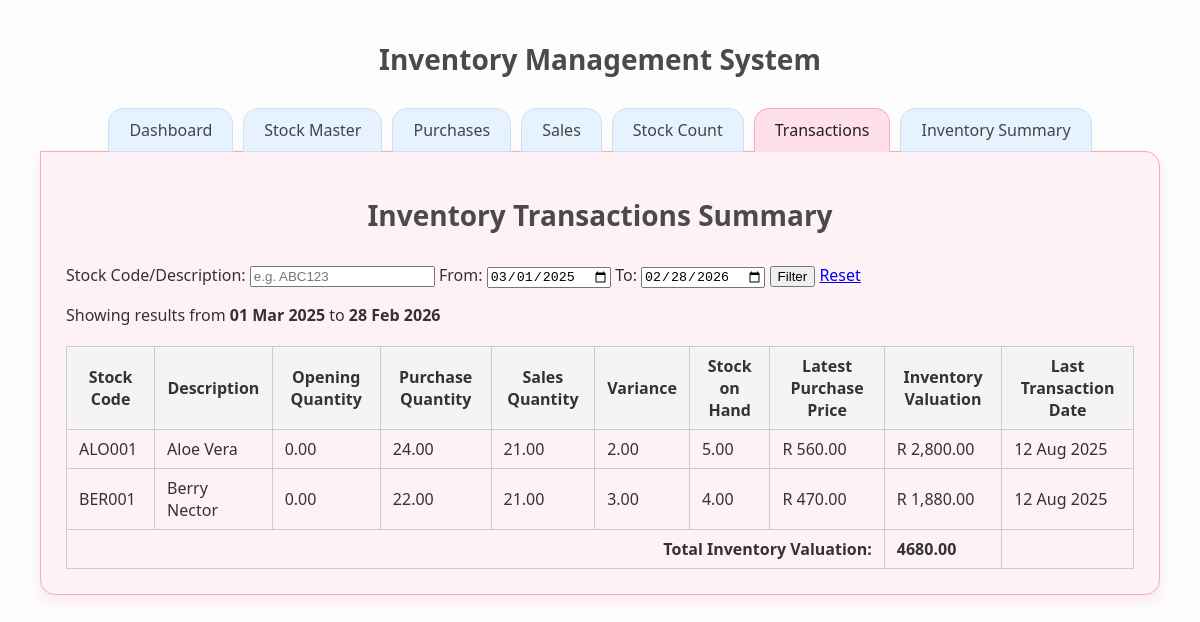
Screenshot of /transactions/ with the database file from the repository.
### stock_manager/models.py (models this page shows, shortened)
class StockTransaction(models.Model):
    stock_code = models.CharField(max_length=20, unique=True)
    stock_description = models.CharField(max_length=100)
    uom = models.CharField(max_length=10)  # Unit of Measure

class Purchase(models.Model):
    transaction_date = models.DateField()
    supplier_name = models.CharField(max_length=100)
    document_number = models.CharField(max_length=50, unique=True)
    stock_code = models.ForeignKey(StockTransaction, on_delete=models.CASCADE)
    quantity = models.DecimalField(max_digits=10, decimal_places=2)
    price_per_unit = models.DecimalField(max_digits=10, decimal_places=2)

### stock_manager/views.py (the view)
# urls.py: path('transactions/', views.transaction_list, name='transaction_list'),
def transaction_list(request):
    today = date.today()
    current_year = today.year
    default_start = date(current_year, 3, 1)
    default_end = date(current_year + 1, 2, 28)
    start_date_param = request.GET.get('start_date')
    end_date_param = request.GET.get('end_date')
    start_date = parse_date(start_date_param) if start_date_param else default_start
    end_date = parse_date(end_date_param) if end_date_param else default_end
    search_query = request.GET.get('search')
    if search_query in [None, '', 'None']:
        search_query = None
    transactions = []
    def qty_sum(qs):
        return qs.aggregate(total=Sum('quantity'))['total'] or Decimal('0')
    stock_items = StockTransaction.objects.all()
    if search_query:
        stock_items = stock_items.filter(
            Q(stock_code__icontains=search_query) |
            Q(stock_description__icontains=search_query)
        )
    previous_day = start_date - timedelta(days=1)
    total_valuation = Decimal('0.00')
    for stock in stock_items:
        latest_prior_count = StockCountEntry.objects.filter(
            stock_code=stock,
            session__date__lt=start_date
        ).order_by('-session__date').first()
        if latest_prior_count:
            count_date = latest_prior_count.session.date
            opening_quantity = latest_prior_count.quantity_counted
            purchases_after_count = qty_sum(
                Purchase.objects.filter(
                    stock_code=stock,
                    transaction_date__gt=count_date,
                    transaction_date__lte=previous_day
                )
            )
            sales_after_count = qty_sum(
                Sale.objects.filter(
                    stock_code=stock,
                    transaction_date__gt=count_date,
                    transaction_date__lte=previous_day
                )
            )
            opening_quantity += purchases_after_count - sales_after_count
        else:
            opening_purchases = qty_sum(
                Purchase.objects.filter(stock_code=stock, transaction_date__lte=previous_day)
            )
            opening_sales = qty_sum(
                Sale.objects.filter(stock_code=stock, transaction_date__lte=previous_day)
            )
            opening_quantity = opening_purchases - opening_sales
        purchases = qty_sum(
            Purchase.objects.filter(
                stock_code=stock,
                transaction_date__gte=start_date,
                transaction_date__lte=end_date
            )
        )
        sales = qty_sum(
            Sale.objects.filter(
                stock_code=stock,
                transaction_date__gte=start_date,
                transaction_date__lte=end_date
            )
        )
        latest_purchase = Purchase.objects.filter(
            stock_code=stock,
            transaction_date__lte=end_date
        ).order_by('-transaction_date').first()
        latest_price = latest_purchase.price_per_unit if latest_purchase else Decimal('0')
        system_quantity = opening_quantity + purchases - sales
        quantity_on_hand = system_quantity  # will be overwritten if count exists
        latest_count_entry = StockCountEntry.objects.filter(
            stock_code=stock,
            session__date__gte=start_date,
            session__date__lte=end_date
        ).order_by('-session__date', '-id').first()
        if latest_count_entry:
            count_date = latest_count_entry.session.date
            counted_quantity = latest_count_entry.quantity_counted
            purchases_to_count = qty_sum(
                Purchase.objects.filter(
                    stock_code=stock,
                    transaction_date__gte=start_date,
                    transaction_date__lte=count_date
                )
            )
            sales_to_count = qty_sum(
                Sale.objects.filter(
                    stock_code=stock,
                    transaction_date__gte=start_date,
                    transaction_date__lte=count_date
                )
            )
            system_qty_at_count = opening_quantity + purchases_to_count - sales_to_count
            variance = counted_quantity - system_qty_at_count
            purchases_after_count = qty_sum(
                Purchase.objects.filter(
                    stock_code=stock,
                    transaction_date__gt=count_date,
                    transaction_date__lte=end_date
                )
            )
            sales_after_count = qty_sum(
                Sale.objects.filter(
                    stock_code=stock,
                    transaction_date__gt=count_date,
                    transaction_date__lte=end_date
                )
            )
            quantity_on_hand = counted_quantity + purchases_after_count - sales_after_count
        else:
            counted_quantity = None
            variance = None
        valuation = quantity_on_hand * latest_price
        total_valuation += valuation
        latest_purchase_date = Purchase.objects.filter(stock_code=stock).aggregate(Max('transaction_date'))['transaction_date__max']
        latest_sale_date = Sale.objects.filter(stock_code=stock).aggregate(Max('transaction_date'))['transaction_date__max']
        latest_date = list(filter(None, [latest_purchase_date, latest_sale_date]))
        transactions.append({
            'stock_code': stock.stock_code,
            'description': stock.stock_description,
            'opening_quantity': opening_quantity,
            'purchase_quantity': purchases,
            'sales_quantity': sales,
            'variance': variance,
            'quantity_on_hand': quantity_on_hand,
            'latest_price': latest_price,
            'valuation': valuation,
            'transaction_date': max(latest_date) if latest_date else None,
        })
    return render(request, 'transaction_list.html', {
        'transactions': transactions,
        'search_query': search_query,
        'start_date': start_date,
        'end_date': end_date,
        'active_tab': 'transactions',
        'total_valuation': total_valuation,
    })

### stock_manager/templates/transaction_list.html (shortened to what this page needs)
<!DOCTYPE html>
<html>
<head>
</head>
<body>
    {% extends 'base.html' %}
    {% load humanize %}
    {% block content %}
    <h1>Inventory Transactions Summary</h1>
    <form method="get" style="margin-bottom: 20px;">
        <label for="search">Stock Code/Description:</label>
        <input type="text" name="search" value="{{ search_query|default_if_none:'' }}" placeholder="e.g. ABC123">
        <label for="start_date">From:</label>
        <input type="date" name="start_date" value="{{ start_date|date:'Y-m-d' }}">
        <label for="end_date">To:</label>
        <input type="date" name="end_date" value="{{ end_date|date:'Y-m-d' }}">
        <button type="submit">Filter</button>
        <a href="{% url 'transaction_list' %}">Reset</a>
        <p>
        Showing results from <strong>{{ start_date|date:"d M Y" }}</strong>
        to <strong>{{ end_date|date:"d M Y" }}</strong>
        </p>
    </form>
    {% if transactions %}
    <table>
        <thead>
            <tr>
                <th>Stock Code</th>
                <th>Description</th>
                <th>Opening Quantity</th>
                <th>Purchase Quantity</th>
                <th>Sales Quantity</th>
                <th>Variance</th>
                <th>Stock on Hand</th>
                <th>Latest Purchase Price</th>
                <th>Inventory Valuation</th>
                <th>Last Transaction Date</th>
            </tr>
        </thead>
        <tbody>
            {% for tx in transactions %}
            <tr>
                <td>{{ tx.stock_code }}</td>
                <td>{{ tx.description }}</td>
                <td>{{ tx.opening_quantity|floatformat:2|intcomma }}</td>
                <td>{{ tx.purchase_quantity|floatformat:2|intcomma }}</td>
                <td>{{ tx.sales_quantity|floatformat:2|intcomma }}</td>
                <td>{{ tx.variance|floatformat:2|intcomma }}</td>
                <td>{{ tx.quantity_on_hand|floatformat:2|intcomma }}</td>
                <td>R {{ tx.latest_price|floatformat:2|intcomma }}</td>
                <td>R {{ tx.valuation|floatformat:2|intcomma }}</td>
                <td>{{ tx.transaction_date|date:"d M Y" }}</td>
            </tr>
            {% empty %}
            <tr>
                <td colspan="10">No transactions found.</td>
            </tr>
            {% endfor %}
        </tbody>
        <tfoot>
            <tr>
                <td colspan="8" style="text-align: right;"><strong>Total Inventory Valuation:</strong></td>
                <td><strong>{{ total_valuation|floatformat:2 }}</strong></td>
                <td></td>
            </tr>
        </tfoot>
    </table>
    {% else %}
    <p>No transactions found for the selected period.</p>
    {% endif %}
    {% endblock %}

### stock_manager/templates/transaction_list.html (style rules this page uses)
table { border-collapse: collapse; width: 100%; }
th, td { padding: 8px 12px; border: 1px solid #ccc; }
th { background-color: #f4f4f4; }

### stock_manager/templates/base.html (style rules this page uses)
:root { --tab-default-bg: #e6f3ff; --tab-default-border: #cce0f5; --accent: #dddddd; --accent-bg: #f7f7f7; --panel-bg: #ffffff; --shadow: rgba(0,0,0,0.06); }
body.theme-transactions { --accent:#f7a9b8; --accent-bg:#ffe0e9; --panel-bg:#fff2f6; --shadow:rgba(247,169,184,.25); }
body { font-family: "Segoe UI", Tahoma, sans-serif; margin: 40px; background-color: #fdfdfd; color: #333; }
h1 { color: #4a4a4a; text-align: center; margin-bottom: 30px; font-size: 28px; }

### rows the page displays
StockTransaction: stock_code "ALO001", description "Aloe Vera"
Purchase: latest_price "560.00"
StockTransaction: stock_code "BER001", description "Berry Nector"
Purchase: latest_price "470.00"

### other values shown
{{ start_date|date:"d M Y" }} "01 Mar 2025"
{{ end_date|date:"d M Y" }} "28 Feb 2026"
{{ tx.opening_quantity|floatformat:2|intcomma }} "0.00" "0.00"
{{ tx.purchase_quantity|floatformat:2|intcomma }} "24.00" "22.00"
{{ tx.sales_quantity|floatformat:2|intcomma }} "21.00" "21.00"
{{ tx.variance|floatformat:2|intcomma }} "2.00" "3.00"
{{ tx.quantity_on_hand|floatformat:2|intcomma }} "5.00" "4.00"
{{ tx.valuation|floatformat:2|intcomma }} "2,800.00" "1,880.00"
{{ tx.transaction_date|date:"d M Y" }} "12 Aug 2025" "12 Aug 2025"
{{ total_valuation|floatformat:2 }} "4680.00"
